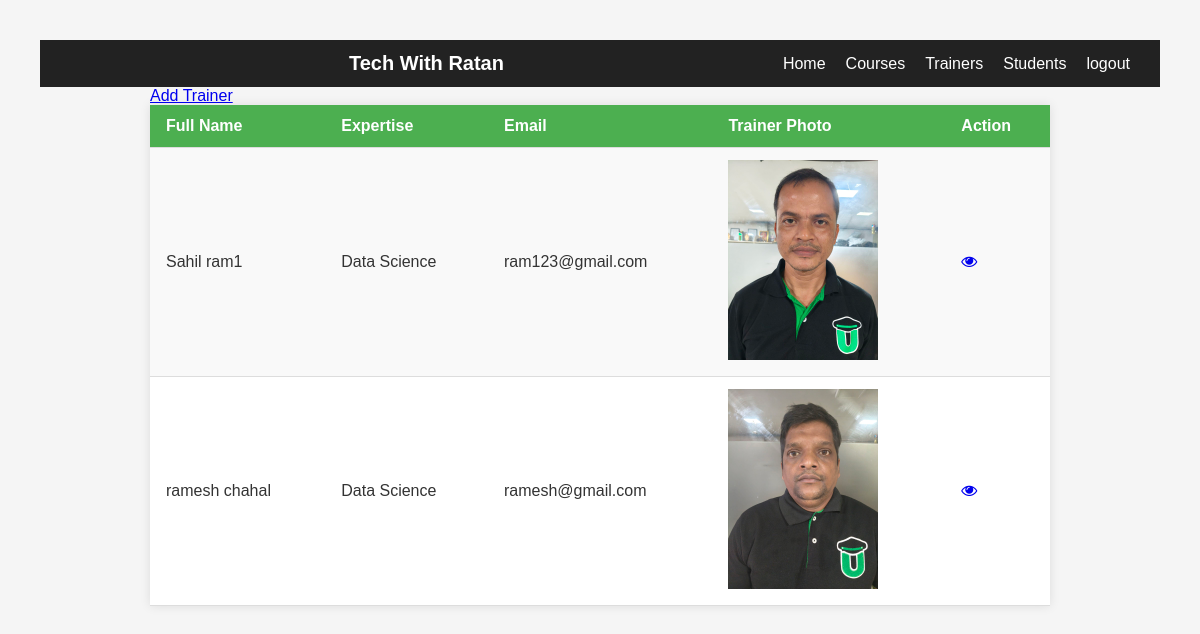
Screenshot of /academy/trainers/ (signed in) with the database file from the repository.
### academy/models.py (models this page shows, shortened)
class Trainer(models.Model):
    first_name=models.CharField(max_length=100)
    last_name=models.CharField(max_length=100)
    email=models.EmailField(unique=True,blank=False, null=False)
    l=[
        ('Python','Python'),
        ('Django','Django'),
        ('Data Science','Data Science')
    ]
    expertise=models.CharField(choices=l,default='Python')
    trainer_photo=models.ImageField(upload_to='images/trainer_photo/')
    def full_name(self):
        return f"{self.first_name} {self.last_name}"

### academy/views.py (the view)
# urls.py: path('trainers/',get_trainers,name='get_trainers'),
def get_trainers(request):
    trainers = Trainer.objects.all()
    return render(request, 'academy/trainer_all.html', {'trainers': trainers})

### templates/academy/trainer_all.html (shortened to what this page needs)
<!DOCTYPE html>
{% load static %}
<html lang="en">
<head>
    <link rel="stylesheet" href="{% static 'css/style.css'%}">
    <link rel="stylesheet" href="https://cdnjs.cloudflare.com/ajax/libs/font-awesome/4.7.0/css/font-awesome.min.css">
</head>
<body>
  <nav class="navbar">
    <div class="nav-logo">Tech With Ratan</div>
    <ul class="nav-links">
        <li><a href="{% url 'home' %}">Home</a></li>
        <li><a href="{% url 'get_courses' %}">Courses</a></li>
        <li><a href="{% url 'get_trainers' %}">Trainers</a></li>
        <li><a href="{% url 'get_students' %}">Students</a></li>
        {% if user.is_authenticated   %}
        <li><a href="{%url 'logout'%}">logout</a></li>
        {%else%}
        <li><a href="{% url 'login' %}">Login</a></li>
        <li><a href="{% url 'register' %}">Register</a></li>
        {%endif%}
    </ul>
</nav>
    <div>
      {% if perms.academy.add_trainer %}
      <div>
        <a href="{% url 'add_trainer' %}">Add Trainer</a>
      </div>
      {%endif%}
        <table >
            <tr>
              <th>full name</th>
              <th>Expertise</th>
              <th>Email</th>
              <th>trainer photo</th>
              <th>Action</th>
            </tr>
            {% for trainer in trainers %}
            <tr>
              <td>{{trainer.full_name}}</td>
              <td>{{trainer.expertise}}</td>
              <td>{{trainer.email}}</td>
              <td><img src="{{trainer.trainer_photo.url}}" alt="" width="150"></td>
              <td>
                <div>
                  <a href="{% url 'trainer' trainer.id %}"><i class="fa fa-eye"></i> </a>
                </div>
              </td>
            </tr>
            {% endfor %}
          </table>
    </div>
</body>
</html>

### training_portal/static/css/style.css (style rules this page uses)
body { font-family: Arial, sans-serif; background-color: #f5f5f5; margin: 0; padding: 40px; }
div { max-width: 900px; margin: 0 auto; }
table { width: 100%; border-collapse: collapse; background: white; box-shadow: 0 0 10px rgba(0,0,0,0.1); }
th, td { padding: 12px 16px; border-bottom: 1px solid #ddd; text-align: left; }
th { background-color: #4CAF50; color: white; text-transform: capitalize; }
tr:nth-child(even) { background-color: #f9f9f9; }
td { color: #333; }
.navbar { display: flex; justify-content: space-between; align-items: center; padding: 12px 30px; background: #222; }
.nav-logo { color: white; font-size: 20px; font-weight: bold; }
.nav-links { list-style: none; display: flex; gap: 20px; margin: 0; padding: 0; }
.nav-links a { text-decoration: none; color: white; font-size: 16px; }

### rows the page displays
Trainer: full_name "Sahil ram1", expertise "Data Science", email "ram123@gmail.com", trainer_photo (picture)
Trainer: full_name "ramesh chahal", expertise "Data Science", email "ramesh@gmail.com", trainer_photo (picture)
